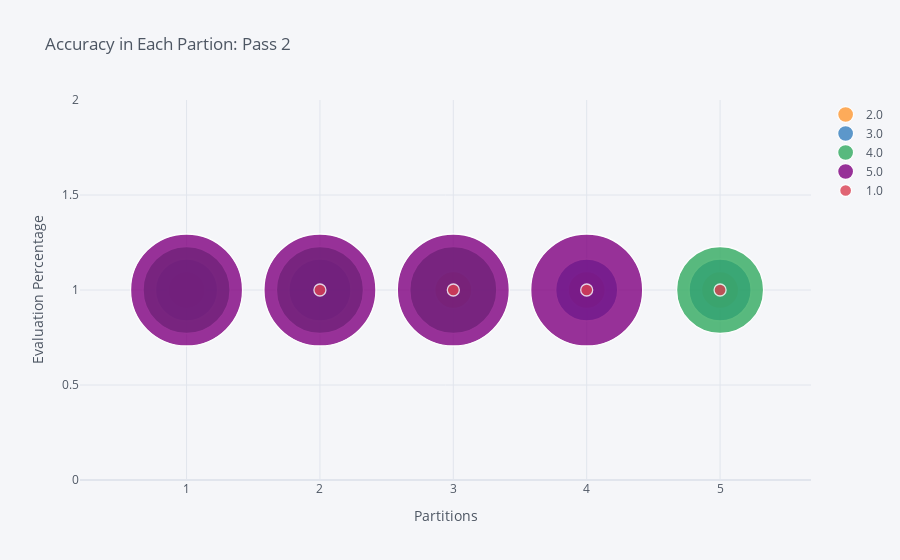

Source (notebook cell):
### Code cell
fig7 = df3.iplot(kind='bubble',x='Partition',y='Accuracy',size='Sub partition',xTitle='Partitions',
                 yTitle='Evaluation Percentage',categories="Sub partition",title="Accuracy in Each Partion: Pass 2",asFigure=True)
fig7

### Figure 1 — Plotly figure (JSON) as saved in the notebook; plotly's stock layout.template omitted (floating-point values rounded to 4 significant figures)
{"data": [{"marker": {"color": "rgba(255, 153, 51, 1.0)", "line": {"width": 1.3}, "opacity": 0.8, "size": [37, 37, 37, 37], "symbol": "circle"}, "mode": "markers", "name": "2.0", "textfont": {"color": "#4D5663"}, "type": "scatter", "x": [1, 3, 4, 5], "y": [1, 1, 1, 1]}, {"marker": {"color": "rgba(55, 128, 191, 1.0)", "line": {"width": 1.3}, "opacity": 0.8, "size": [62, 62, 62, 62], "symbol": "circle"}, "mode": "markers", "name": "3.0", "textfont": {"color": "#4D5663"}, "type": "scatter", "x": [1, 2, 4, 5], "y": [1, 1, 1, 1]}, {"marker": {"color": "rgba(50, 171, 96, 1.0)", "line": {"width": 1.3}, "opacity": 0.8, "size": [87, 87, 87, 87], "symbol": "circle"}, "mode": "markers", "name": "4.0", "textfont": {"color": "#4D5663"}, "type": "scatter", "x": [1, 2, 3, 5], "y": [1, 1, 1, 1]}, {"marker": {"color": "rgba(128, 0, 128, 1.0)", "line": {"width": 1.3}, "opacity": 0.8, "size": [112, 112, 112, 112], "symbol": "circle"}, "mode": "markers", "name": "5.0", "textfont": {"color": "#4D5663"}, "type": "scatter", "x": [1, 2, 3, 4], "y": [1, 1, 1, 1]}, {"marker": {"color": "rgba(219, 64, 82, 1.0)", "line": {"width": 1.3}, "opacity": 0.8, "size": [12, 12, 12, 12], "symbol": "circle"}, "mode": "markers", "name": "1.0", "textfont": {"color": "#4D5663"}, "type": "scatter", "x": [2, 3, 4, 5], "y": [1, 1, 1, 1]}], "layout": {"legend": {"bgcolor": "#F5F6F9", "font": {"color": "#4D5663"}}, "paper_bgcolor": "#F5F6F9", "plot_bgcolor": "#F5F6F9", "title": {"font": {"color": "#4D5663"}, "text": "Accuracy in Each Partion: Pass 2"}, "xaxis": {"gridcolor": "#E1E5ED", "showgrid": true, "tickfont": {"color": "#4D5663"}, "title": {"font": {"color": "#4D5663"}, "text": "Partitions"}, "zerolinecolor": "#E1E5ED"}, "yaxis": {"gridcolor": "#E1E5ED", "showgrid": true, "tickfont": {"color": "#4D5663"}, "title": {"font": {"color": "#4D5663"}, "text": "Evaluation Percentage"}, "zerolinecolor": "#E1E5ED"}}}
